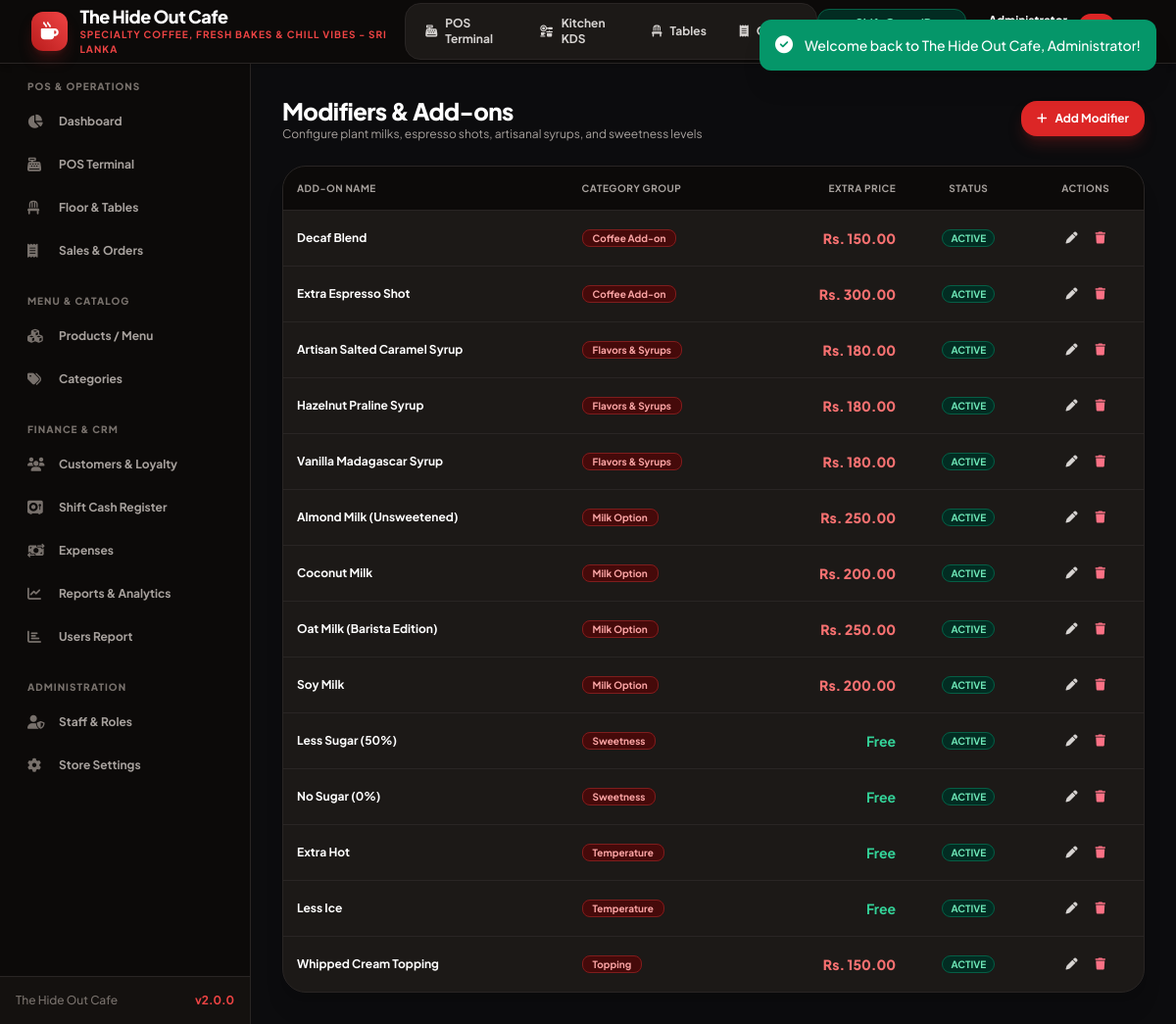
Page /modifiers.php (signed in) on the committed database.
### tables this page shows
CREATE TABLE `modifiers` (
  `id` INT AUTO_INCREMENT PRIMARY KEY,
  `name` VARCHAR(100) NOT NULL,
  `category` VARCHAR(50) NOT NULL DEFAULT 'General',
  `price` DECIMAL(10,2) NOT NULL DEFAULT 0.00,
  `status` ENUM('active', 'inactive') NOT NULL DEFAULT 'active'
);

### config/database.php (called while the page is built, shortened)
<?php
class Database {
    private static ?Database $instance = null;
    private ?PDO $conn = null;
    private function __construct() {
        $dsn = "mysql:host=" . DB_HOST . ";port=" . DB_PORT . ";dbname=" . DB_NAME . ";charset=" . DB_CHARSET;
        $options = [
            PDO::ATTR_ERRMODE            => PDO::ERRMODE_EXCEPTION,
            PDO::ATTR_DEFAULT_FETCH_MODE => PDO::FETCH_ASSOC,
            PDO::ATTR_EMULATE_PREPARES   => false,
            PDO::MYSQL_ATTR_INIT_COMMAND => "SET NAMES " . DB_CHARSET
        ];
        try {
            $this->conn = new PDO($dsn, DB_USER, DB_PASS, $options);
        } catch (PDOException $e) {
            if ($e->getCode() == 1049) {
                die("<h3>Database Error:</h3><p>Database <code>" . DB_NAME . "</code> does not exist. Please import <code>database/database.sql</code> into MySQL first.</p>");
            }
            die("<h3>Database Connection Failed:</h3><p>" . htmlspecialchars($e->getMessage()) . "</p>");
        }
    }
    public static function getInstance(): Database {
        if (self::$instance === null) {
            self::$instance = new self();
        }
        return self::$instance;
    }
    public function fetchAll(string $sql, array $params = []): array {
        $stmt = $this->conn->prepare($sql);
        $stmt->execute($params);
        return $stmt->fetchAll();
    }
}
function db(): Database {
    return Database::getInstance();
}

### config/functions.php (called while the page is built, shortened)
<?php
require_once __DIR__ . '/database.php';
function e(?string $string): string {
    return htmlspecialchars($string ?? '', ENT_QUOTES, 'UTF-8');
}
function getSettings(?string $key = null) {
    static $settings = null;
    if ($settings === null) {
        try {
            $rows = db()->fetchAll("SELECT setting_key, setting_value FROM settings");
            $settings = [];
            foreach ($rows as $row) {
                $settings[$row['setting_key']] = $row['setting_value'];
            }
        } catch (Exception $e) {
            $settings = [
                'cafe_name' => 'The Hide Out Cafe',
                'cafe_tagline' => 'Artisan Coffee & Bistro - Sri Lanka',
                'cafe_phone' => '+94 77 123 4567',
                'cafe_email' => 'hello@thehideoutcafe.lk',
                'cafe_address' => 'No. 45 Beach Road, Colombo 03, Sri Lanka',
                'currency_symbol' => 'Rs.',
                'currency_code' => 'LKR',
                'tax_rate' => '0.00',
                'service_charge' => '0.00',
                'receipt_header' => "THE HIDE OUT CAFE\nSpecialty Coffee & Kitchen\nColombo, Sri Lanka",
                'receipt_footer' => "Thank you for visiting The Hide Out Cafe!\nFollow us on Instagram @TheHideOutCafeLK\nFree Wi-Fi: HideOutGuest / Pass: CoffeeTime",
                'invoice_prefix' => 'HOC-',
                'enable_loyalty' => '1',
                'points_per_dollar' => '1'
            ];
        }
    }
    if ($key !== null) {
        return $settings[$key] ?? null;
    }
    return $settings;
}

### modifiers.php (the view, shortened to what this page needs)
<?php
require_once __DIR__ . '/config/functions.php';
$settings = getSettings();
$modifiers = db()->fetchAll("SELECT * FROM modifiers ORDER BY category ASC, name ASC");
require_once __DIR__ . '/includes/header.php';
require_once __DIR__ . '/includes/sidebar.php';
?>
<main class="flex-1 overflow-y-auto p-4 sm:p-6 lg:p-8 bg-[#0c0c0e]">
    <div class="max-w-6xl mx-auto space-y-6">
        <div class="flex items-center justify-between">
            <div>
                <h2 class="text-2xl font-black tracking-tight text-white">Modifiers & Add-ons</h2>
                <p class="text-xs text-stone-400">Configure plant milks, espresso shots, artisanal syrups, and sweetness levels</p>
            </div>
            <button onclick="openModifierModal()" class="inline-flex items-center gap-2 px-4 py-2.5 bg-red-600 hover:bg-red-500 text-white font-bold rounded-2xl text-xs shadow-lg shadow-red-900/40 transition">
                <i class="fa-solid fa-plus"></i> Add Modifier
            </button>
        </div>
        <div class="bg-stone-900 border border-stone-800 rounded-3xl overflow-hidden shadow-xl">
            <div class="overflow-x-auto">
                <table class="w-full text-xs text-left">
                    <thead class="bg-stone-950 text-stone-400 font-bold uppercase text-[10px] tracking-wider border-b border-stone-800">
                        <tr>
                            <th class="p-3.5">Add-on Name</th>
                            <th class="p-3.5">Category Group</th>
                            <th class="p-3.5 text-right">Extra Price</th>
                            <th class="p-3.5 text-center">Status</th>
                            <th class="p-3.5 text-center">Actions</th>
                        </tr>
                    </thead>
                    <tbody class="divide-y divide-stone-800">
                        <?php foreach ($modifiers as $m): ?>
                        <tr class="hover:bg-stone-950/80 transition">
                            <td class="p-3.5 font-bold text-white"><?= e($m['name']) ?></td>
                            <td class="p-3.5">
                                <span class="px-2.5 py-0.5 rounded-lg bg-red-950 text-red-300 border border-red-900 font-bold text-[10px]"><?= e($m['category']) ?></span>
                            </td>
                            <td class="p-3.5 text-right font-black text-red-400 text-sm">
                                <?= $m['price'] > 0 ? $currency . ' ' . number_format($m['price'], 2) : '<span class="text-emerald-400 font-bold">Free</span>' ?>
                            </td>
                            <td class="p-3.5 text-center">
                                <span class="px-2 py-0.5 rounded-full text-[10px] font-bold uppercase <?= $m['status'] === 'active' ? 'bg-emerald-950 text-emerald-300 border border-emerald-800' : 'bg-stone-800 text-stone-400' ?>">
                                    <?= e($m['status']) ?>
                                </span>
                            </td>
                            <td class="p-3.5 text-center">
                                <div class="flex items-center justify-center gap-1.5">
                                    <button onclick="editModifier(<?= htmlspecialchars(json_encode($m), ENT_QUOTES, 'UTF-8') ?>)" class="p-1.5 hover:bg-stone-800 text-stone-300 rounded-lg transition" title="Edit">
                                        <i class="fa-solid fa-pen"></i>
                                    </button>
                                    <form method="POST" action="modifiers.php" onsubmit="return confirm('Delete modifier <?= addslashes($m['name']) ?>?');" class="inline">
                                        <button type="submit" class="p-1.5 hover:bg-rose-950/60 text-rose-400 rounded-lg transition" title="Delete">
                                            <i class="fa-solid fa-trash"></i>
                                        </button>
                                    </form>
                                </div>
                            </td>
                        </tr>
                        <?php endforeach; ?>
                    </tbody>
                </table>
            </div>
        </div>
    </div>
</main>
<?php require_once __DIR__ . '/includes/footer.php'; ?>

### assets/css/style.css (style rules this page uses)
:root { --primary: #dc2626; --primary-hover: #b91c1c; --primary-dark: #991b1b; --primary-light: #fee2e2; --dark-bg: #09090b; --dark-card: #18181b; --dark-border: #27272a; --text-main: #18181b; --text-light: #f4f4f5; --success: #10b981; --warning: #f59e0b; --danger: #ef4444; }
body { font-family: 'Plus Jakarta Sans', system-ui, -apple-system, BlinkMacSystemFont, 'Segoe UI', Roboto, sans-serif; background-color: #f4f4f6; color: #18181b; }

### rows in the picture
modifiers: name "Decaf Blend", category "Coffee Add-on", price "150.00", status "ACTIVE"
modifiers: name "Extra Espresso Shot", category "Coffee Add-on", price "300.00", status "ACTIVE"
modifiers: name "Artisan Salted Caramel Syrup", category "Flavors & Syrups", price "180.00", status "ACTIVE"
modifiers: name "Hazelnut Praline Syrup", category "Flavors & Syrups", price "180.00", status "ACTIVE"
modifiers: name "Vanilla Madagascar Syrup", category "Flavors & Syrups", price "180.00", status "ACTIVE"
modifiers: name "Almond Milk (Unsweetened)", category "Milk Option", price "250.00", status "ACTIVE"
modifiers: name "Coconut Milk", category "Milk Option", price "200.00", status "ACTIVE"
modifiers: name "Oat Milk (Barista Edition)", category "Milk Option", price "250.00", status "ACTIVE"
modifiers: name "Soy Milk", category "Milk Option", price "200.00", status "ACTIVE"
modifiers: name "Less Sugar (50%)", category "Sweetness", price "Free", status "ACTIVE"
modifiers: name "No Sugar (0%)", category "Sweetness", price "Free", status "ACTIVE"
modifiers: name "Extra Hot", category "Temperature", price "Free", status "ACTIVE"
modifiers: name "Less Ice", category "Temperature", price "Free", status "ACTIVE"
modifiers: name "Whipped Cream Topping", category "Topping", price "150.00", status "ACTIVE"

### other values in the picture
$settings['cafe_name'] "The Hide Out Cafe"
$settings['cafe_tagline'] "SPECIALTY COFFEE, FRESH BAKES & CHILL VIBES - SRI LANKA"
APP_NAME "The Hide Out Cafe"
APP_VERSION "2.0.0"
